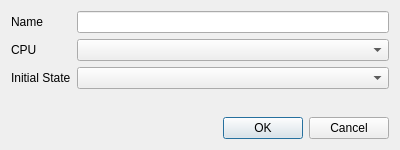
<?xml version="1.0" encoding="UTF-8"?>
<ui version="4.0">
 <class>LayoutEditorDialog</class>
 <widget class="QDialog" name="LayoutEditorDialog">
  <property name="geometry">
   <rect>
    <x>0</x>
    <y>0</y>
    <width>400</width>
    <height>150</height>
   </rect>
  </property>
  <property name="windowTitle">
   <string/>
  </property>
  <layout class="QVBoxLayout" name="verticalLayout">
   <item>
    <layout class="QFormLayout" name="formLayout">
     <item row="0" column="0">
      <widget class="QLabel" name="nameLabel">
       <property name="text">
        <string>Name</string>
       </property>
      </widget>
     </item>
     <item row="1" column="0">
      <widget class="QLabel" name="cpuLabel">
       <property name="text">
        <string>CPU</string>
       </property>
      </widget>
     </item>
     <item row="2" column="0">
      <widget class="QLabel" name="initialStateLabel">
       <property name="text">
        <string>Initial State</string>
       </property>
      </widget>
     </item>
     <item row="1" column="1">
      <widget class="QComboBox" name="cpuEditor"/>
     </item>
     <item row="0" column="1">
      <widget class="QLineEdit" name="nameEditor"/>
     </item>
     <item row="2" column="1">
      <widget class="QComboBox" name="initialStateEditor"/>
     </item>
    </layout>
   </item>
   <item>
    <widget class="QDialogButtonBox" name="buttonBox">
     <property name="orientation">
      <enum>Qt::Horizontal</enum>
     </property>
     <property name="standardButtons">
      <set>QDialogButtonBox::Cancel|QDialogButtonBox::Ok</set>
     </property>
    </widget>
   </item>
  </layout>
 </widget>
 <resources/>
 <connections>
  <connection>
   <sender>buttonBox</sender>
   <signal>accepted()</signal>
   <receiver>LayoutEditorDialog</receiver>
   <slot>accept()</slot>
   <hints>
    <hint type="sourcelabel">
     <x>248</x>
     <y>254</y>
    </hint>
    <hint type="destinationlabel">
     <x>157</x>
     <y>274</y>
    </hint>
   </hints>
  </connection>
  <connection>
   <sender>buttonBox</sender>
   <signal>rejected()</signal>
   <receiver>LayoutEditorDialog</receiver>
   <slot>reject()</slot>
   <hints>
    <hint type="sourcelabel">
     <x>316</x>
     <y>260</y>
    </hint>
    <hint type="destinationlabel">
     <x>286</x>
     <y>274</y>
    </hint>
   </hints>
  </connection>
 </connections>
</ui>
